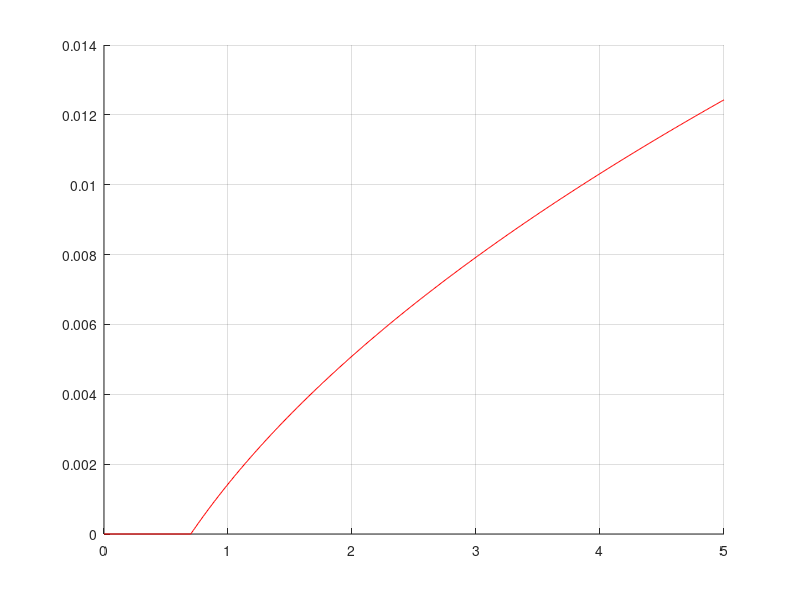

Write MATLAB code to recreate this figure.
VT = 26e-3;
ni = 1.5e16;
q = 1.6e-19;
epi = 1.04e-10;
eox = 3.9*8.854e-12;

k = 54e-6;
Vt0 = 0.7;
Ec = 1.5e6;
VDS = 5;

W = 1e-6;
L = 1e-6;
figure(1);
hold on;
grid on;

vgs = Vt0:0.01:5;
vds_act = (Ec*L*(sqrt(1+2*(vgs-Vt0)/(Ec*L))-1));
s_ids1 = sqrt((k/2)*(W/L)*vds_act.^2);
plot(vgs, s_ids1, 'r');
line([0 Vt0], [0 0], 'color', 'r');
